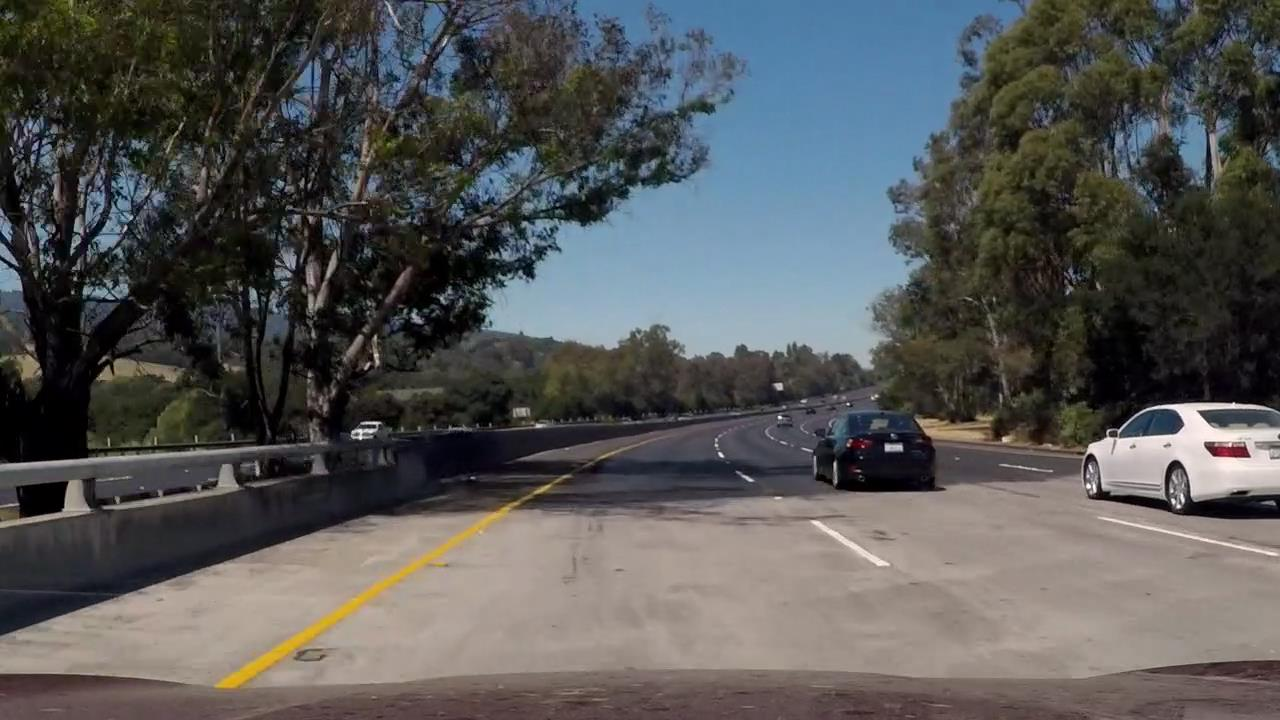
#> input picture advance_lane_dete/new_test/1.jpg, 1280 x 720 px; its folder holds only this picture in this run
$ python threshold.py   (older library calls are emulated)
#> lines starting #> are read from the running program, lines starting #| are printed output that depends on the picture; after the words box and inside, x2 and y2 are one past the last pixel; in counts of white or black regions, pixels touching at a corner belong together
#!/usr/local/bin/python3

import os
import cv2
import matplotlib.pyplot as plt
import matplotlib.image as mpimg
import numpy as np
import utils

def get_images_by_dir(dir_name):
#> called with dir_name = './new_test/'
    res_file_list = []
    img_suffix = ('.jpg', '.png', '.jpeg')  # 可以使用的图像类型
    if dir_name[-1] == '/':                 # 如果路径结尾有斜杠就把他去掉 如果严谨一点可以判断两次
        dir_name = dir_name[:-1]
    img_names = os.listdir(dir_name)
    img_paths = [dir_name + '/' + img_name for img_name in img_names]
    for img in img_paths:
        for suffix in img_suffix:
            if img.endswith(suffix):
                res_file_list.append(img)
    imgs = [ cv2.imread(path) for path in res_file_list ] # 把图片读进列表里面
#> imgs = 1 item
    return imgs

# [8 lines left out: function show_img, not called in this run]

def thresholding(img):
	x_thresh = abs_sobel_threshold(img, orient='x', thresh_min=10 ,thresh_max=230)
	plt.subplot(2,4,2)
	plt.imshow(x_thresh, cmap='gray')
	plt.axis("off")
	mag_thresh = mag_threshold(img, sobel_kernel=3, mag_thresh=(30, 150))
	plt.subplot(2,4,3)
	plt.imshow(mag_thresh, cmap='gray')
	plt.axis("off")
	dir_thresh = dir_threshold(img, sobel_kernel=3, thresh=(0.7, 1.3))
	plt.subplot(2,4,4)
	plt.imshow(dir_thresh, cmap='gray')
	plt.axis("off")
	hls_thresh = hls_select(img, thresh=(180, 255))
	plt.subplot(2,4,5)
	plt.imshow(hls_thresh, cmap='gray')
	plt.axis("off")
	lab_thresh = lab_select(img, thresh=(155, 200))
	plt.subplot(2,4,6)
	plt.imshow(lab_thresh, cmap='gray')
	plt.axis("off")
	luv_thresh = luv_select(img, thresh=(225, 255))
	plt.subplot(2,4,7)
	plt.imshow(luv_thresh, cmap='gray')
	plt.axis("off")
	threshholded = np.zeros_like(mag_thresh)
	threshholded[((x_thresh == 1) & (mag_thresh == 1)) | ((dir_thresh == 1)
	 & (hls_thresh == 1)) | (lab_thresh == 1) | (luv_thresh == 1)] = 1
	return threshholded

def abs_sobel_threshold(img, orient='x', thresh_min=0, thresh_max=255):
	gray = cv2.cvtColor(img, cv2.COLOR_BGR2GRAY)
	if orient == 'x':
		abs_sobel = np.absolute(cv2.Sobel(gray, cv2.CV_64F, 1, 0))
	if orient == 'y':
		abs_sobel = np.absolute(cv2.Sobel(gray, cv2.CV_64F, 0, 1))
	scaled_sobel = np.uint8(255*abs_sobel/np.max(abs_sobel))
	binary_output = np.zeros_like(scaled_sobel)
	binary_output[(scaled_sobel >= thresh_min) & (scaled_sobel <= thresh_max)] = 1
	return binary_output

def mag_threshold(img, sobel_kernel=3, mag_thresh=(0, 255)):
	gray = cv2.cvtColor(img, cv2.COLOR_BGR2GRAY)
	sobelx = cv2.Sobel(gray, cv2.CV_64F, 1, 0, ksize=sobel_kernel)
	sobely = cv2.Sobel(gray, cv2.CV_64F, 0, 1, ksize=sobel_kernel)
	gradmag = np.sqrt(sobelx**2 + sobely**2)
	scale_factor = np.max(gradmag)/255
	gradmag = (gradmag/scale_factor).astype(np.uint8)
	binary_output = np.zeros_like(gradmag)
	binary_output[(gradmag >= mag_thresh[0]) & (gradmag <= mag_thresh[1])] = 1
	return binary_output

def dir_threshold(img, sobel_kernel=3, thresh=(0, np.pi/2)):
	gray = cv2.cvtColor(img, cv2.COLOR_BGR2GRAY)
	sobelx = cv2.Sobel(gray, cv2.CV_64F, 1, 0, ksize=sobel_kernel)
	sobely = cv2.Sobel(gray, cv2.CV_64F, 0, 1, ksize=sobel_kernel)
	absgraddir = np.arctan2(np.absolute(sobely), np.absolute(sobelx))
	binary_output =  np.zeros_like(absgraddir)
	binary_output[(absgraddir >= thresh[0]) & (absgraddir <= thresh[1])] = 1
	return binary_output

def hls_select(img,channel='s',thresh=(0, 255)):
	hls = cv2.cvtColor(img, cv2.COLOR_BGR2HLS)
	if channel=='h':
		channel = hls[:,:,0]
	elif channel=='l':
		channel=hls[:,:,1]
	else:
		channel=hls[:,:,2]
	binary_output = np.zeros_like(channel)
	binary_output[(channel > thresh[0]) & (channel <= thresh[1])] = 1
	return binary_output

def luv_select(img, thresh=(0, 255)):
	luv = cv2.cvtColor(img, cv2.COLOR_BGR2LUV)
	l_channel = luv[:,:,0]
	binary_output = np.zeros_like(l_channel)
	binary_output[(l_channel > thresh[0]) & (l_channel <= thresh[1])] = 1
	return binary_output

def lab_select(img, thresh=(0, 255)):
	lab = cv2.cvtColor(img, cv2.COLOR_BGR2Lab)
	b_channel = lab[:,:,2]
	binary_output = np.zeros_like(b_channel)
	binary_output[(b_channel > thresh[0]) & (b_channel <= thresh[1])] = 1
	return binary_output

def main():
	img_path = './new_test/'
	ori_img = get_images_by_dir(img_path)
#> ori_img = 1 item
	res_img = []
	for img in ori_img:
		grey_img = cv2.cvtColor(img, cv2.COLOR_BGR2GRAY)
		plt.subplot(2,4,1)
		plt.imshow(grey_img, cmap='gray')
		plt.axis("off")
		res = thresholding(img)
		plt.subplot(2,4,8)
		plt.imshow(res, cmap='gray')
		plt.axis("off")
		plt.show()
		res_img.append(res)
#> this loop made 1 pass
#> pass 1, in main, `grey_img = cv2.cvtColor(img, cv2.COLOR_BGR2GRAY)`:
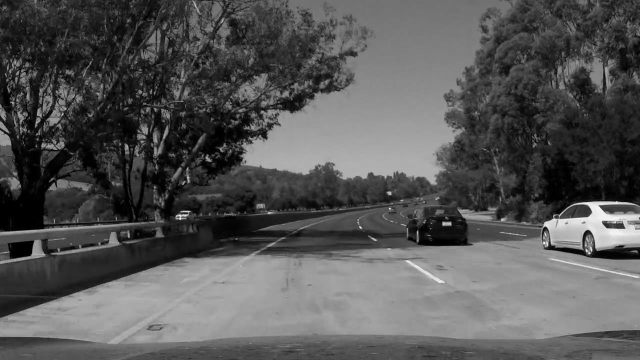
#> grey_img: shape (720, 1280) (shown at 1/2 size); min 0, max 254, mean 86.5
#> pass 1, in abs_sobel_threshold, `abs_sobel = np.absolute(cv2.Sobel(gray, cv2.CV_64F, 1, 0))`:
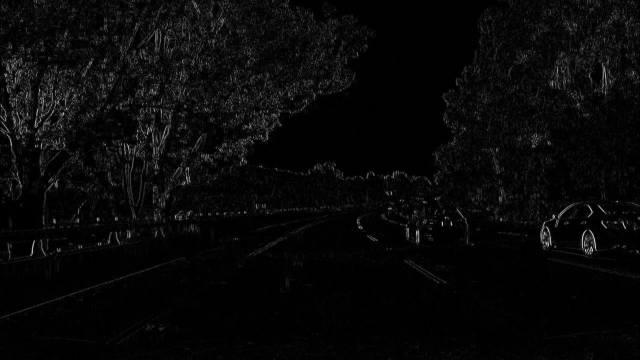
#> abs_sobel: shape (720, 1280) float64 (shown at 1/2 size); min 0, max 722, mean 25.1; drawn with min black and max white
#> pass 1, in thresholding, `x_thresh = abs_sobel_threshold(img, orient='x', thresh_min=10 ,thresh_..`:
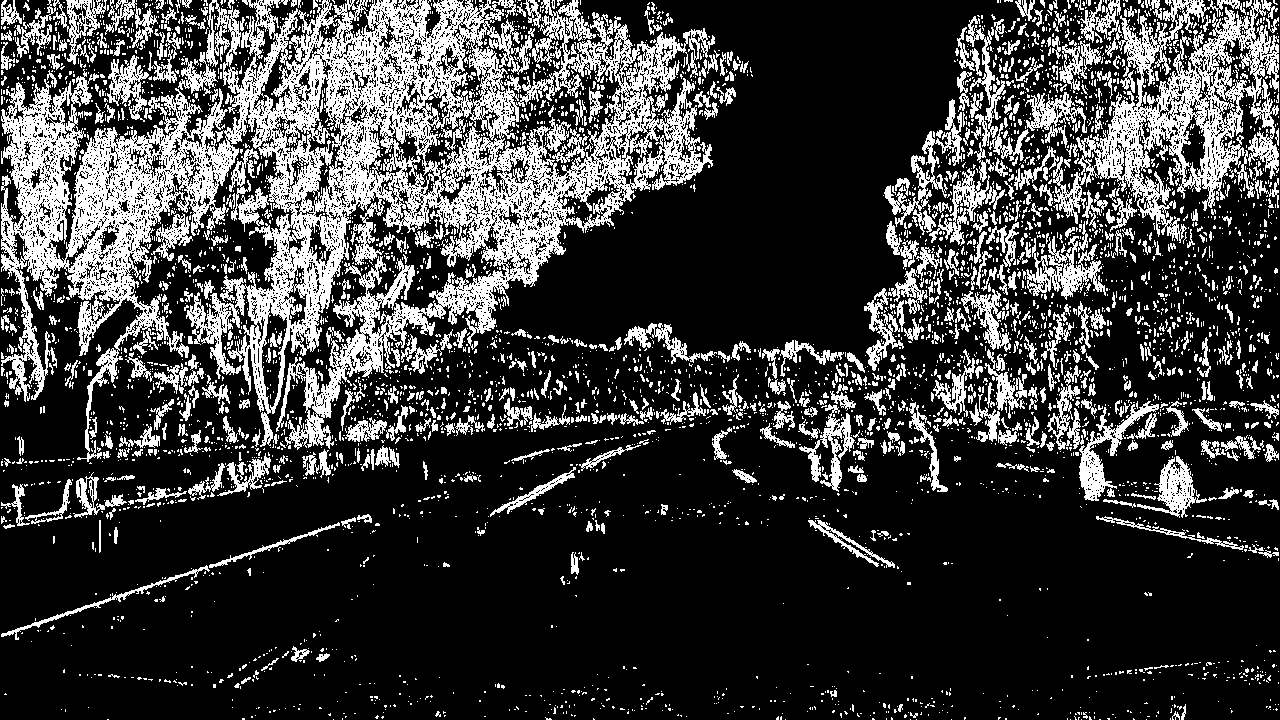
#> x_thresh: shape (720, 1280); values 0 (black) and 1 (white), 24% white; 5016 white regions (4353 under 20 px), largest, box (x1, y1, x2, y2) and area: (1, 0, 715, 462) 106450, (1053, 0, 1279, 243) 18240, (1026, 236, 1106, 300) 2055
#> pass 1, in main, `plt.show()`:
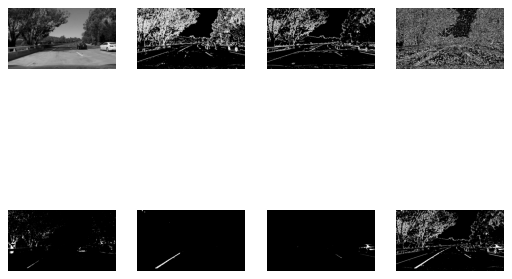
#> figure drawn by matplotlib, 8 panels
#> after the loop, res_img = 1 item

	# show_img(res_img)

if __name__ == '__main__':
	main()

$ run again, on advance_lane_dete/new_test/5.jpg
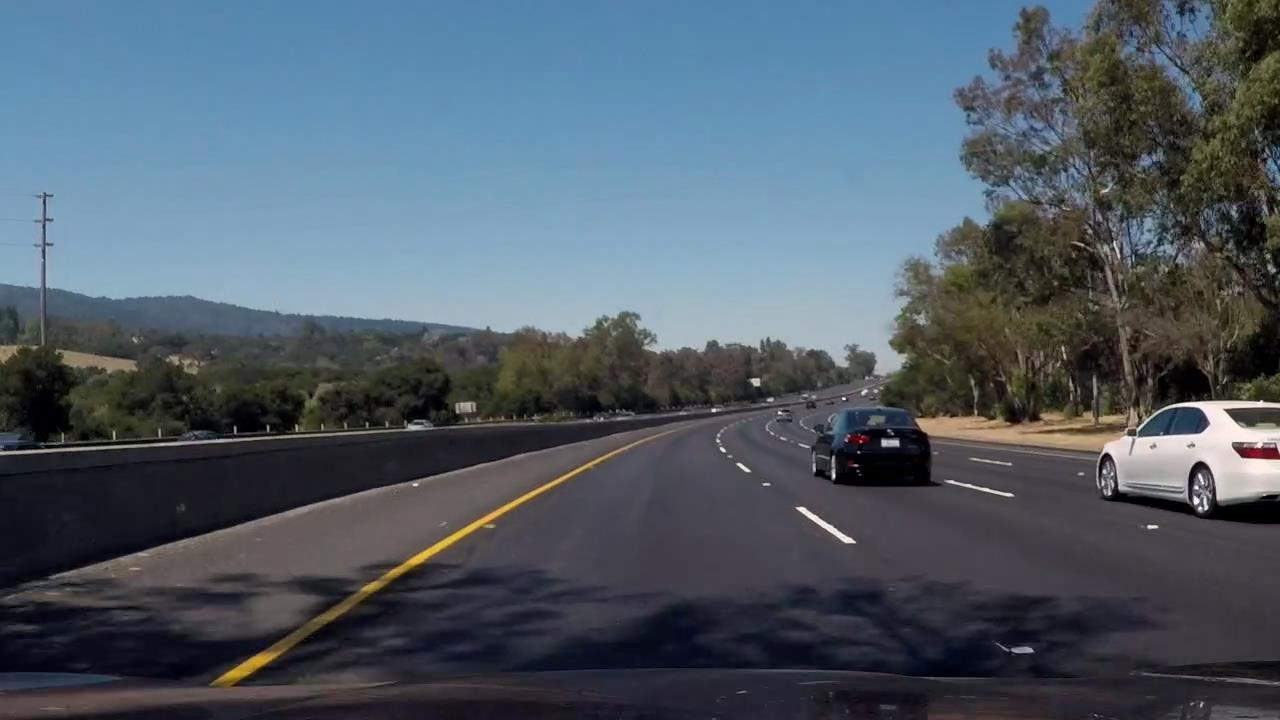
#> input picture advance_lane_dete/new_test/5.jpg, 1280 x 720 px
#> imgs = 1 item
#> the loop in main, `for img in ori_img:` made 1 pass
#> pass 1, in main, `grey_img = cv2.cvtColor(img, cv2.COLOR_BGR2GRAY)`:
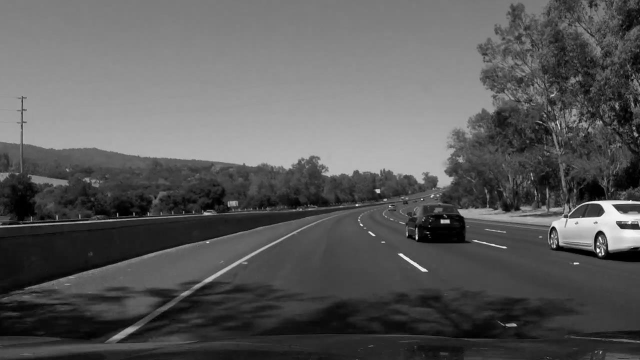
#> grey_img: shape (720, 1280) (shown at 1/2 size); min 0, max 254, mean 89.5
#> pass 1, in thresholding, `x_thresh = abs_sobel_threshold(img, orient='x', thresh_min=10 ,thresh_..`:
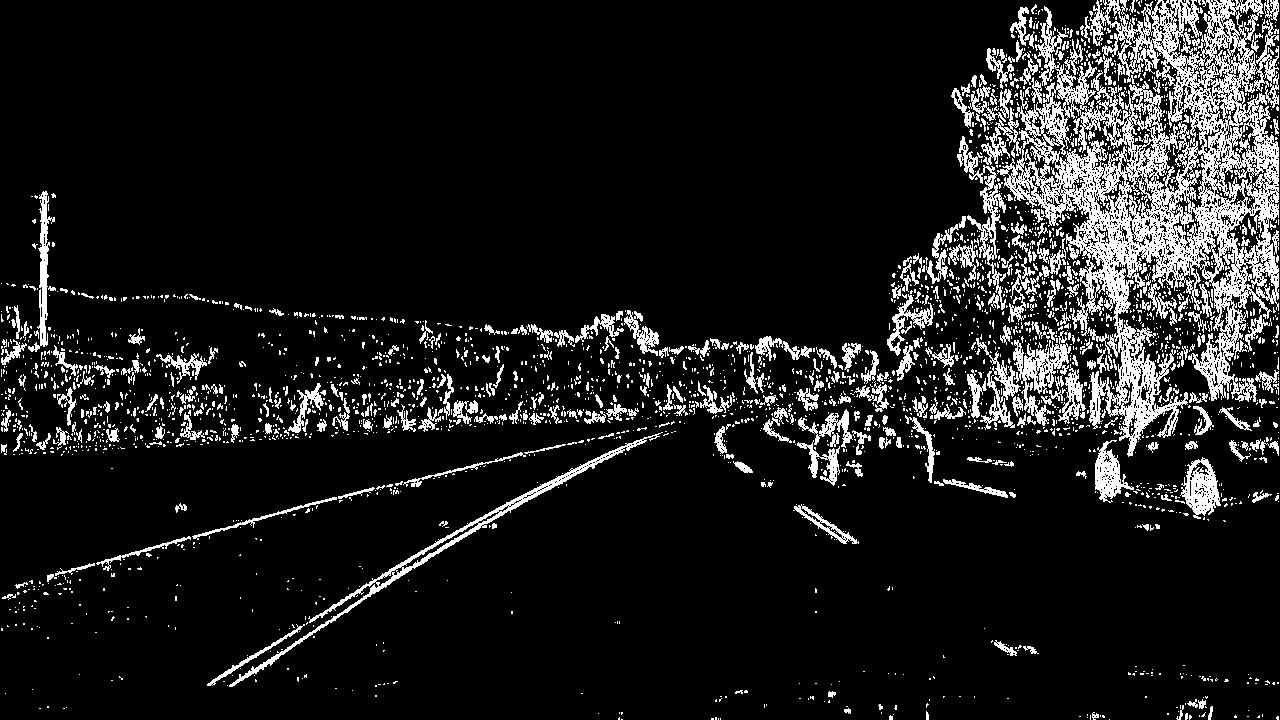
#> x_thresh: shape (720, 1280); values 0 (black) and 1 (white), 11.3% white in thin lines or dots

$ run again, on advance_lane_dete/new_test/2.jpg
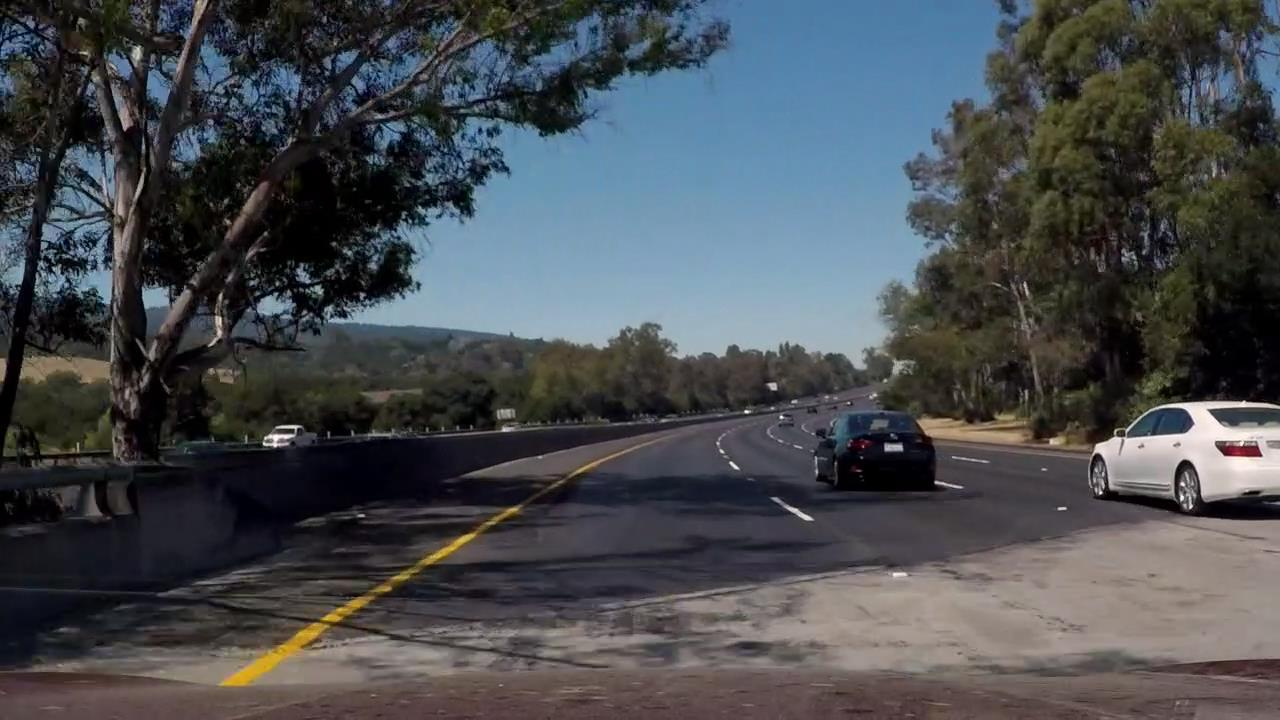
#> input picture advance_lane_dete/new_test/2.jpg, 1280 x 720 px
#> imgs = 1 item
#> the loop in main, `for img in ori_img:` made 1 pass
#> pass 1, in abs_sobel_threshold, `abs_sobel = np.absolute(cv2.Sobel(gray, cv2.CV_64F, 1, 0))`:
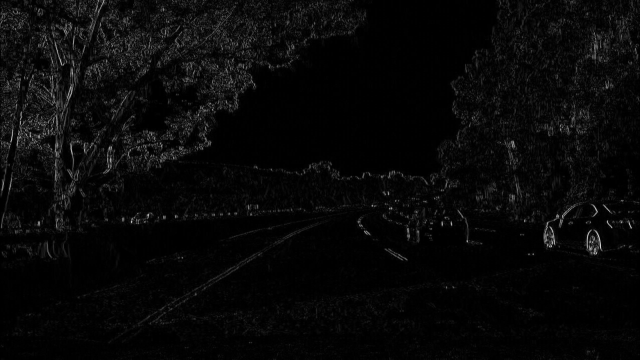
#> abs_sobel: shape (720, 1280) float64 (shown at 1/2 size); min 0, max 706, mean 24.2; drawn with min black and max white
#> pass 1, in thresholding, `x_thresh = abs_sobel_threshold(img, orient='x', thresh_min=10 ,thresh_..`:
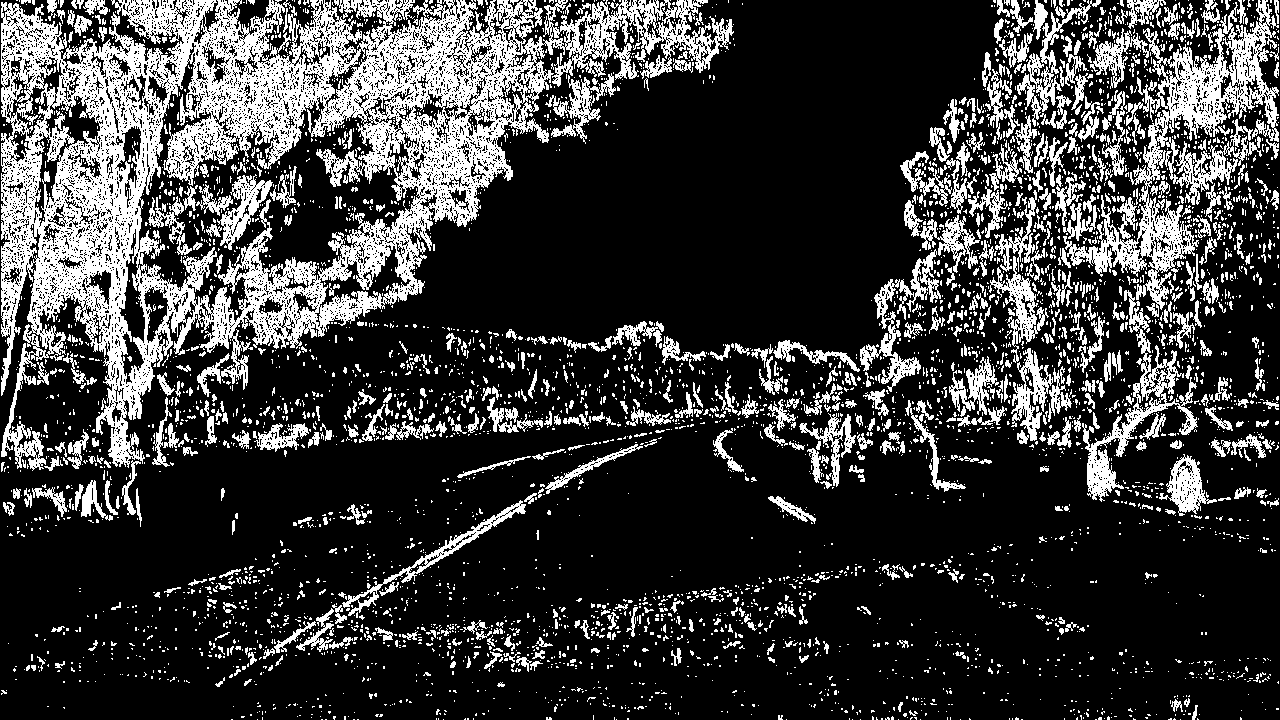
#> x_thresh: shape (720, 1280); values 0 (black) and 1 (white), 23.2% white; 4973 white regions (4274 under 20 px), largest, box (x1, y1, x2, y2) and area: (1, 0, 734, 471) 101609, (1063, 0, 1279, 317) 16332, (1082, 290, 1198, 502) 4218
